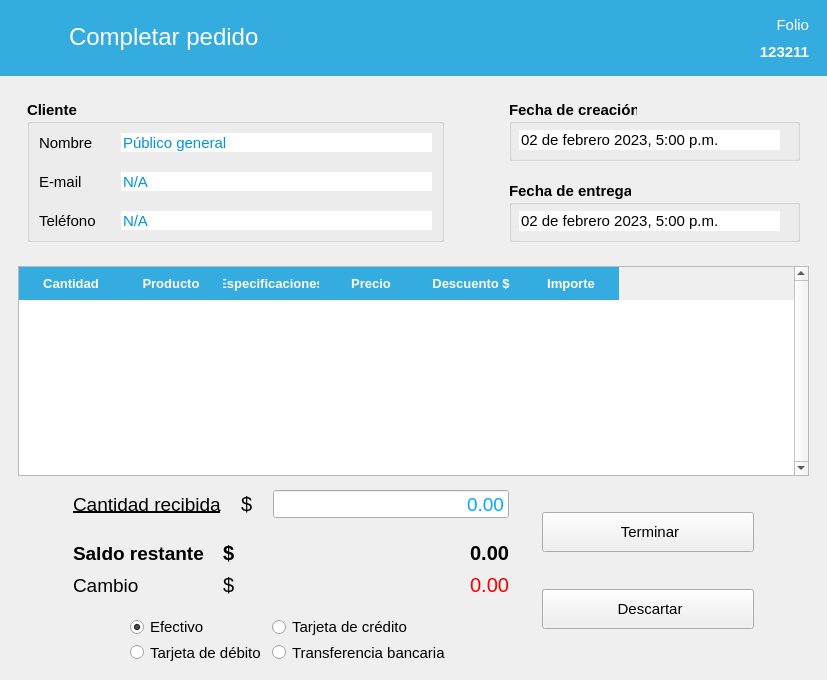
<?xml version="1.0" encoding="UTF-8"?>
<ui version="4.0">
 <class>TerminarVenta</class>
 <widget class="QMainWindow" name="TerminarVenta">
  <property name="windowModality">
   <enum>Qt::ApplicationModal</enum>
  </property>
  <property name="geometry">
   <rect>
    <x>0</x>
    <y>0</y>
    <width>827</width>
    <height>680</height>
   </rect>
  </property>
  <property name="minimumSize">
   <size>
    <width>0</width>
    <height>680</height>
   </size>
  </property>
  <property name="windowTitle">
   <string>Resumen de venta</string>
  </property>
  <property name="windowIcon">
   <iconset resource="../../resources.qrc">
    <normaloff>:/img/icon.ico</normaloff>:/img/icon.ico</iconset>
  </property>
  <widget class="QWidget" name="centralwidget">
   <layout class="QVBoxLayout" name="verticalLayout">
    <property name="leftMargin">
     <number>0</number>
    </property>
    <property name="topMargin">
     <number>0</number>
    </property>
    <property name="rightMargin">
     <number>0</number>
    </property>
    <item alignment="Qt::AlignTop">
     <widget class="QFrame" name="frame">
      <property name="font">
       <font>
        <family>Segoe UI</family>
       </font>
      </property>
      <property name="styleSheet">
       <string notr="true">QFrame { background-color: rgb(52, 172, 224); }</string>
      </property>
      <property name="frameShadow">
       <enum>QFrame::Raised</enum>
      </property>
      <layout class="QHBoxLayout" name="horizontalLayout">
       <property name="topMargin">
        <number>5</number>
       </property>
       <property name="bottomMargin">
        <number>5</number>
       </property>
       <item alignment="Qt::AlignLeft|Qt::AlignTop">
        <widget class="QFrame" name="frame_5">
         <property name="font">
          <font>
           <family>Segoe UI</family>
          </font>
         </property>
         <property name="frameShadow">
          <enum>QFrame::Raised</enum>
         </property>
         <layout class="QHBoxLayout" name="horizontalLayout_2">
          <item>
           <widget class="QLabel" name="label">
            <property name="minimumSize">
             <size>
              <width>45</width>
              <height>45</height>
             </size>
            </property>
            <property name="font">
             <font>
              <family>Segoe UI</family>
              <pointsize>18</pointsize>
             </font>
            </property>
            <property name="styleSheet">
             <string notr="true">image: url(:/img/resources/images/shopping-cart.png);</string>
            </property>
            <property name="text">
             <string/>
            </property>
           </widget>
          </item>
          <item>
           <widget class="QLabel" name="label_17">
            <property name="minimumSize">
             <size>
              <width>211</width>
              <height>41</height>
             </size>
            </property>
            <property name="font">
             <font>
              <family>Segoe UI</family>
              <pointsize>18</pointsize>
             </font>
            </property>
            <property name="styleSheet">
             <string notr="true">color: rgb(255, 255, 255);</string>
            </property>
            <property name="text">
             <string>Completar pedido</string>
            </property>
           </widget>
          </item>
         </layout>
        </widget>
       </item>
       <item alignment="Qt::AlignRight|Qt::AlignTop">
        <widget class="QFrame" name="frame_6">
         <property name="font">
          <font>
           <family>Segoe UI</family>
          </font>
         </property>
         <property name="frameShadow">
          <enum>QFrame::Raised</enum>
         </property>
         <layout class="QVBoxLayout" name="verticalLayout_2">
          <item>
           <widget class="QLabel" name="label_5">
            <property name="minimumSize">
             <size>
              <width>41</width>
              <height>21</height>
             </size>
            </property>
            <property name="font">
             <font>
              <family>Segoe UI</family>
              <pointsize>11</pointsize>
             </font>
            </property>
            <property name="styleSheet">
             <string notr="true">color: rgb(255, 255, 255);</string>
            </property>
            <property name="text">
             <string>Folio</string>
            </property>
            <property name="alignment">
             <set>Qt::AlignRight|Qt::AlignTrailing|Qt::AlignVCenter</set>
            </property>
           </widget>
          </item>
          <item>
           <widget class="QLabel" name="lbFolio">
            <property name="minimumSize">
             <size>
              <width>61</width>
              <height>21</height>
             </size>
            </property>
            <property name="font">
             <font>
              <family>Segoe UI</family>
              <pointsize>11</pointsize>
              <bold>true</bold>
             </font>
            </property>
            <property name="styleSheet">
             <string notr="true">color: rgb(255, 255, 255);</string>
            </property>
            <property name="text">
             <string>123211</string>
            </property>
            <property name="alignment">
             <set>Qt::AlignRight|Qt::AlignTrailing|Qt::AlignVCenter</set>
            </property>
           </widget>
          </item>
         </layout>
        </widget>
       </item>
      </layout>
     </widget>
    </item>
    <item alignment="Qt::AlignTop">
     <widget class="QFrame" name="frame_2">
      <property name="font">
       <font>
        <family>Segoe UI</family>
       </font>
      </property>
      <property name="frameShadow">
       <enum>QFrame::Raised</enum>
      </property>
      <layout class="QHBoxLayout" name="horizontalLayout_3">
       <property name="leftMargin">
        <number>18</number>
       </property>
       <property name="rightMargin">
        <number>18</number>
       </property>
       <item alignment="Qt::AlignTop">
        <widget class="QFrame" name="frame_7">
         <property name="font">
          <font>
           <family>Segoe UI</family>
          </font>
         </property>
         <property name="frameShadow">
          <enum>QFrame::Raised</enum>
         </property>
         <layout class="QHBoxLayout" name="horizontalLayout_5">
          <property name="rightMargin">
           <number>50</number>
          </property>
          <item>
           <widget class="QGroupBox" name="groupBox">
            <property name="minimumSize">
             <size>
              <width>361</width>
              <height>131</height>
             </size>
            </property>
            <property name="font">
             <font>
              <family>Segoe UI</family>
              <pointsize>11</pointsize>
              <bold>true</bold>
             </font>
            </property>
            <property name="title">
             <string>Cliente</string>
            </property>
            <property name="flat">
             <bool>true</bool>
            </property>
            <layout class="QGridLayout" name="gridLayout">
             <property name="horizontalSpacing">
              <number>25</number>
             </property>
             <property name="verticalSpacing">
              <number>20</number>
             </property>
             <item row="0" column="0">
              <widget class="QLabel" name="label_6">
               <property name="font">
                <font>
                 <family>Segoe UI</family>
                 <pointsize>11</pointsize>
                 <bold>false</bold>
                </font>
               </property>
               <property name="text">
                <string>Nombre</string>
               </property>
              </widget>
             </item>
             <item row="0" column="1">
              <widget class="QLineEdit" name="txtCliente">
               <property name="font">
                <font>
                 <family>Segoe UI</family>
                 <pointsize>11</pointsize>
                 <italic>false</italic>
                 <bold>false</bold>
                </font>
               </property>
               <property name="styleSheet">
                <string notr="true">color: rgb(0, 147, 220);</string>
               </property>
               <property name="text">
                <string>Público general</string>
               </property>
               <property name="frame">
                <bool>false</bool>
               </property>
               <property name="readOnly">
                <bool>true</bool>
               </property>
               <property name="clearButtonEnabled">
                <bool>false</bool>
               </property>
              </widget>
             </item>
             <item row="1" column="0">
              <widget class="QLabel" name="label_7">
               <property name="font">
                <font>
                 <family>Segoe UI</family>
                 <pointsize>11</pointsize>
                 <bold>false</bold>
                </font>
               </property>
               <property name="text">
                <string>E-mail</string>
               </property>
              </widget>
             </item>
             <item row="1" column="1">
              <widget class="QLineEdit" name="txtCorreo">
               <property name="font">
                <font>
                 <family>Segoe UI</family>
                 <pointsize>11</pointsize>
                 <bold>false</bold>
                </font>
               </property>
               <property name="styleSheet">
                <string notr="true">color: rgb(0, 147, 220);</string>
               </property>
               <property name="text">
                <string>N/A</string>
               </property>
               <property name="frame">
                <bool>false</bool>
               </property>
               <property name="readOnly">
                <bool>true</bool>
               </property>
               <property name="clearButtonEnabled">
                <bool>false</bool>
               </property>
              </widget>
             </item>
             <item row="2" column="0">
              <widget class="QLabel" name="label_8">
               <property name="font">
                <font>
                 <family>Segoe UI</family>
                 <pointsize>11</pointsize>
                 <bold>false</bold>
                </font>
               </property>
               <property name="text">
                <string>Teléfono</string>
               </property>
              </widget>
             </item>
             <item row="2" column="1">
              <widget class="QLineEdit" name="txtTelefono">
               <property name="font">
                <font>
                 <family>Segoe UI</family>
                 <pointsize>11</pointsize>
                 <bold>false</bold>
                </font>
               </property>
               <property name="styleSheet">
                <string notr="true">color: rgb(0, 147, 220);</string>
               </property>
               <property name="text">
                <string>N/A</string>
               </property>
               <property name="frame">
                <bool>false</bool>
               </property>
               <property name="readOnly">
                <bool>true</bool>
               </property>
               <property name="clearButtonEnabled">
                <bool>false</bool>
               </property>
              </widget>
             </item>
            </layout>
           </widget>
          </item>
         </layout>
        </widget>
       </item>
       <item alignment="Qt::AlignRight|Qt::AlignTop">
        <widget class="QFrame" name="frame_8">
         <property name="font">
          <font>
           <family>Segoe UI</family>
          </font>
         </property>
         <property name="frameShadow">
          <enum>QFrame::Raised</enum>
         </property>
         <layout class="QVBoxLayout" name="verticalLayout_4">
          <property name="spacing">
           <number>20</number>
          </property>
          <item>
           <widget class="QGroupBox" name="groupBox_2">
            <property name="minimumSize">
             <size>
              <width>291</width>
              <height>61</height>
             </size>
            </property>
            <property name="font">
             <font>
              <family>Segoe UI</family>
              <pointsize>11</pointsize>
              <bold>true</bold>
             </font>
            </property>
            <property name="title">
             <string>Fecha de creación</string>
            </property>
            <property name="flat">
             <bool>true</bool>
            </property>
            <widget class="QLineEdit" name="txtCreacion">
             <property name="geometry">
              <rect>
               <x>10</x>
               <y>30</y>
               <width>261</width>
               <height>20</height>
              </rect>
             </property>
             <property name="font">
              <font>
               <family>Segoe UI</family>
               <pointsize>11</pointsize>
               <bold>false</bold>
              </font>
             </property>
             <property name="styleSheet">
              <string notr="true"/>
             </property>
             <property name="text">
              <string>02 de febrero 2023, 5:00 p.m.</string>
             </property>
             <property name="frame">
              <bool>false</bool>
             </property>
             <property name="readOnly">
              <bool>true</bool>
             </property>
             <property name="clearButtonEnabled">
              <bool>false</bool>
             </property>
            </widget>
           </widget>
          </item>
          <item>
           <widget class="QGroupBox" name="boxFechaEntrega">
            <property name="minimumSize">
             <size>
              <width>291</width>
              <height>61</height>
             </size>
            </property>
            <property name="font">
             <font>
              <family>Segoe UI</family>
              <pointsize>11</pointsize>
              <bold>true</bold>
             </font>
            </property>
            <property name="title">
             <string>Fecha de entrega</string>
            </property>
            <property name="flat">
             <bool>true</bool>
            </property>
            <widget class="QLineEdit" name="txtEntrega">
             <property name="geometry">
              <rect>
               <x>10</x>
               <y>30</y>
               <width>261</width>
               <height>20</height>
              </rect>
             </property>
             <property name="font">
              <font>
               <family>Segoe UI</family>
               <pointsize>11</pointsize>
               <bold>false</bold>
              </font>
             </property>
             <property name="styleSheet">
              <string notr="true"/>
             </property>
             <property name="text">
              <string>02 de febrero 2023, 5:00 p.m.</string>
             </property>
             <property name="frame">
              <bool>false</bool>
             </property>
             <property name="readOnly">
              <bool>true</bool>
             </property>
             <property name="clearButtonEnabled">
              <bool>false</bool>
             </property>
            </widget>
           </widget>
          </item>
         </layout>
        </widget>
       </item>
      </layout>
     </widget>
    </item>
    <item>
     <widget class="QFrame" name="frame_3">
      <property name="sizePolicy">
       <sizepolicy hsizetype="Expanding" vsizetype="Expanding">
        <horstretch>0</horstretch>
        <verstretch>0</verstretch>
       </sizepolicy>
      </property>
      <property name="minimumSize">
       <size>
        <width>0</width>
        <height>210</height>
       </size>
      </property>
      <property name="font">
       <font>
        <family>Segoe UI</family>
       </font>
      </property>
      <property name="frameShadow">
       <enum>QFrame::Raised</enum>
      </property>
      <layout class="QHBoxLayout" name="horizontalLayout_8">
       <property name="leftMargin">
        <number>18</number>
       </property>
       <property name="topMargin">
        <number>0</number>
       </property>
       <property name="rightMargin">
        <number>18</number>
       </property>
       <property name="bottomMargin">
        <number>0</number>
       </property>
       <item>
        <widget class="QTableWidget" name="tabla_productos">
         <property name="minimumSize">
          <size>
           <width>791</width>
           <height>210</height>
          </size>
         </property>
         <property name="font">
          <font>
           <family>Segoe UI</family>
           <pointsize>10</pointsize>
          </font>
         </property>
         <property name="styleSheet">
          <string notr="true">QHeaderView::section {
	font: bold 10pt;
	color: rgb(255, 255, 255);
	background-color: rgb(52, 172, 224);
    border: 0px;

	padding-left: 4px;
	padding-top: 7px;
	padding-bottom: 7px;
}

QTableWidget {
	alternate-background-color: rgb(240, 240, 240);
}</string>
         </property>
         <property name="verticalScrollBarPolicy">
          <enum>Qt::ScrollBarAlwaysOn</enum>
         </property>
         <property name="editTriggers">
          <set>QAbstractItemView::NoEditTriggers</set>
         </property>
         <property name="alternatingRowColors">
          <bool>true</bool>
         </property>
         <property name="selectionMode">
          <enum>QAbstractItemView::NoSelection</enum>
         </property>
         <property name="showGrid">
          <bool>false</bool>
         </property>
         <attribute name="horizontalHeaderMinimumSectionSize">
          <number>80</number>
         </attribute>
         <attribute name="verticalHeaderVisible">
          <bool>false</bool>
         </attribute>
         <column>
          <property name="text">
           <string>Cantidad</string>
          </property>
         </column>
         <column>
          <property name="text">
           <string>Producto</string>
          </property>
         </column>
         <column>
          <property name="text">
           <string>Especificaciones</string>
          </property>
         </column>
         <column>
          <property name="text">
           <string>Precio</string>
          </property>
         </column>
         <column>
          <property name="text">
           <string>Descuento $</string>
          </property>
         </column>
         <column>
          <property name="text">
           <string>Importe</string>
          </property>
         </column>
        </widget>
       </item>
      </layout>
     </widget>
    </item>
    <item>
     <widget class="QFrame" name="frame_4">
      <property name="font">
       <font>
        <family>Segoe UI</family>
       </font>
      </property>
      <property name="frameShadow">
       <enum>QFrame::Raised</enum>
      </property>
      <layout class="QHBoxLayout" name="horizontalLayout_4">
       <property name="leftMargin">
        <number>55</number>
       </property>
       <property name="topMargin">
        <number>0</number>
       </property>
       <property name="rightMargin">
        <number>64</number>
       </property>
       <property name="bottomMargin">
        <number>0</number>
       </property>
       <item>
        <widget class="QFrame" name="frame_11">
         <property name="font">
          <font>
           <family>Segoe UI</family>
          </font>
         </property>
         <property name="frameShadow">
          <enum>QFrame::Raised</enum>
         </property>
         <layout class="QVBoxLayout" name="verticalLayout_3">
          <property name="bottomMargin">
           <number>0</number>
          </property>
          <item>
           <widget class="QFrame" name="frame_14">
            <property name="font">
             <font>
              <family>Segoe UI</family>
             </font>
            </property>
            <property name="frameShadow">
             <enum>QFrame::Raised</enum>
            </property>
            <layout class="QHBoxLayout" name="horizontalLayout_7">
             <property name="spacing">
              <number>20</number>
             </property>
             <property name="bottomMargin">
              <number>15</number>
             </property>
             <item>
              <widget class="QLabel" name="label_13">
               <property name="font">
                <font>
                 <family>Segoe UI</family>
                 <pointsize>14</pointsize>
                 <bold>false</bold>
                 <underline>true</underline>
                </font>
               </property>
               <property name="text">
                <string>Cantidad recibida</string>
               </property>
              </widget>
             </item>
             <item alignment="Qt::AlignLeft">
              <widget class="QLabel" name="label_19">
               <property name="font">
                <font>
                 <family>Segoe UI</family>
                 <pointsize>15</pointsize>
                </font>
               </property>
               <property name="text">
                <string>$</string>
               </property>
              </widget>
             </item>
             <item>
              <widget class="QLineEdit" name="txtPago">
               <property name="minimumSize">
                <size>
                 <width>200</width>
                 <height>28</height>
                </size>
               </property>
               <property name="font">
                <font>
                 <family>Segoe UI</family>
                 <pointsize>14</pointsize>
                </font>
               </property>
               <property name="styleSheet">
                <string notr="true">color: rgb(0, 170, 255)</string>
               </property>
               <property name="text">
                <string>0.00</string>
               </property>
               <property name="alignment">
                <set>Qt::AlignRight|Qt::AlignTrailing|Qt::AlignVCenter</set>
               </property>
              </widget>
             </item>
            </layout>
           </widget>
          </item>
          <item>
           <widget class="QFrame" name="frame_15">
            <property name="font">
             <font>
              <family>Segoe UI</family>
             </font>
            </property>
            <property name="frameShadow">
             <enum>QFrame::Raised</enum>
            </property>
            <layout class="QGridLayout" name="gridLayout_4">
             <property name="topMargin">
              <number>0</number>
             </property>
             <property name="bottomMargin">
              <number>12</number>
             </property>
             <property name="horizontalSpacing">
              <number>15</number>
             </property>
             <property name="verticalSpacing">
              <number>12</number>
             </property>
             <item row="0" column="0">
              <widget class="QLabel" name="label_20">
               <property name="minimumSize">
                <size>
                 <width>0</width>
                 <height>28</height>
                </size>
               </property>
               <property name="font">
                <font>
                 <family>Segoe UI</family>
                 <pointsize>14</pointsize>
                 <bold>true</bold>
                </font>
               </property>
               <property name="text">
                <string>Saldo restante</string>
               </property>
              </widget>
             </item>
             <item row="0" column="1">
              <widget class="QLabel" name="label_24">
               <property name="minimumSize">
                <size>
                 <width>0</width>
                 <height>28</height>
                </size>
               </property>
               <property name="font">
                <font>
                 <family>Segoe UI</family>
                 <pointsize>15</pointsize>
                 <bold>true</bold>
                </font>
               </property>
               <property name="text">
                <string>$</string>
               </property>
              </widget>
             </item>
             <item row="1" column="0">
              <widget class="QLabel" name="label_26">
               <property name="minimumSize">
                <size>
                 <width>0</width>
                 <height>28</height>
                </size>
               </property>
               <property name="font">
                <font>
                 <family>Segoe UI</family>
                 <pointsize>14</pointsize>
                </font>
               </property>
               <property name="text">
                <string>Cambio</string>
               </property>
              </widget>
             </item>
             <item row="1" column="2">
              <widget class="QLabel" name="lbCambio">
               <property name="minimumSize">
                <size>
                 <width>0</width>
                 <height>28</height>
                </size>
               </property>
               <property name="font">
                <font>
                 <family>Segoe UI</family>
                 <pointsize>15</pointsize>
                </font>
               </property>
               <property name="styleSheet">
                <string notr="true">color: rgb(249, 0, 0);</string>
               </property>
               <property name="text">
                <string>0.00</string>
               </property>
               <property name="alignment">
                <set>Qt::AlignRight|Qt::AlignTrailing|Qt::AlignVCenter</set>
               </property>
              </widget>
             </item>
             <item row="1" column="1">
              <widget class="QLabel" name="label_25">
               <property name="minimumSize">
                <size>
                 <width>0</width>
                 <height>28</height>
                </size>
               </property>
               <property name="font">
                <font>
                 <family>Segoe UI</family>
                 <pointsize>15</pointsize>
                </font>
               </property>
               <property name="text">
                <string>$</string>
               </property>
              </widget>
             </item>
             <item row="0" column="2">
              <widget class="QLabel" name="lbSaldo">
               <property name="minimumSize">
                <size>
                 <width>0</width>
                 <height>28</height>
                </size>
               </property>
               <property name="font">
                <font>
                 <family>Segoe UI</family>
                 <pointsize>15</pointsize>
                 <bold>true</bold>
                </font>
               </property>
               <property name="text">
                <string>0.00</string>
               </property>
               <property name="alignment">
                <set>Qt::AlignRight|Qt::AlignTrailing|Qt::AlignVCenter</set>
               </property>
              </widget>
             </item>
            </layout>
           </widget>
          </item>
          <item alignment="Qt::AlignHCenter">
           <widget class="QFrame" name="frame_9">
            <property name="font">
             <font>
              <family>Segoe UI</family>
             </font>
            </property>
            <layout class="QGridLayout" name="gridLayout_2">
             <item row="0" column="0">
              <widget class="QRadioButton" name="radioButton">
               <property name="minimumSize">
                <size>
                 <width>40</width>
                 <height>0</height>
                </size>
               </property>
               <property name="font">
                <font>
                 <family>Segoe UI</family>
                 <pointsize>11</pointsize>
                </font>
               </property>
               <property name="text">
                <string>Efectivo</string>
               </property>
               <property name="checked">
                <bool>true</bool>
               </property>
               <attribute name="buttonGroup">
                <string notr="true">groupMetodo</string>
               </attribute>
              </widget>
             </item>
             <item row="0" column="1">
              <widget class="QRadioButton" name="radioButton_2">
               <property name="minimumSize">
                <size>
                 <width>40</width>
                 <height>0</height>
                </size>
               </property>
               <property name="font">
                <font>
                 <family>Segoe UI</family>
                 <pointsize>11</pointsize>
                </font>
               </property>
               <property name="text">
                <string>Tarjeta de crédito</string>
               </property>
               <attribute name="buttonGroup">
                <string notr="true">groupMetodo</string>
               </attribute>
              </widget>
             </item>
             <item row="1" column="0">
              <widget class="QRadioButton" name="radioButton_4">
               <property name="minimumSize">
                <size>
                 <width>40</width>
                 <height>0</height>
                </size>
               </property>
               <property name="font">
                <font>
                 <family>Segoe UI</family>
                 <pointsize>11</pointsize>
                </font>
               </property>
               <property name="text">
                <string>Tarjeta de débito</string>
               </property>
               <attribute name="buttonGroup">
                <string notr="true">groupMetodo</string>
               </attribute>
              </widget>
             </item>
             <item row="1" column="1">
              <widget class="QRadioButton" name="radioButton_3">
               <property name="minimumSize">
                <size>
                 <width>40</width>
                 <height>0</height>
                </size>
               </property>
               <property name="font">
                <font>
                 <family>Segoe UI</family>
                 <pointsize>11</pointsize>
                </font>
               </property>
               <property name="text">
                <string>Transferencia bancaria</string>
               </property>
               <attribute name="buttonGroup">
                <string notr="true">groupMetodo</string>
               </attribute>
              </widget>
             </item>
            </layout>
           </widget>
          </item>
         </layout>
        </widget>
       </item>
       <item>
        <widget class="QFrame" name="frame_16">
         <property name="minimumSize">
          <size>
           <width>230</width>
           <height>0</height>
          </size>
         </property>
         <property name="font">
          <font>
           <family>Segoe UI</family>
          </font>
         </property>
         <property name="frameShadow">
          <enum>QFrame::Raised</enum>
         </property>
         <layout class="QVBoxLayout" name="verticalLayout_8">
          <item>
           <widget class="QPushButton" name="btListo">
            <property name="minimumSize">
             <size>
              <width>130</width>
              <height>40</height>
             </size>
            </property>
            <property name="font">
             <font>
              <family>Segoe UI</family>
              <pointsize>11</pointsize>
             </font>
            </property>
            <property name="text">
             <string> Terminar</string>
            </property>
            <property name="icon">
             <iconset resource="../../resources.qrc">
              <normaloff>:/img/resources/images/accept.png</normaloff>:/img/resources/images/accept.png</iconset>
            </property>
            <property name="iconSize">
             <size>
              <width>25</width>
              <height>25</height>
             </size>
            </property>
           </widget>
          </item>
          <item>
           <widget class="QPushButton" name="btCancelar">
            <property name="minimumSize">
             <size>
              <width>130</width>
              <height>40</height>
             </size>
            </property>
            <property name="font">
             <font>
              <family>Segoe UI</family>
              <pointsize>11</pointsize>
             </font>
            </property>
            <property name="text">
             <string> Descartar</string>
            </property>
            <property name="icon">
             <iconset resource="../../resources.qrc">
              <normaloff>:/img/resources/images/cancel.png</normaloff>:/img/resources/images/cancel.png</iconset>
            </property>
            <property name="iconSize">
             <size>
              <width>25</width>
              <height>25</height>
             </size>
            </property>
           </widget>
          </item>
         </layout>
        </widget>
       </item>
      </layout>
     </widget>
    </item>
   </layout>
  </widget>
 </widget>
 <resources>
  <include location="../../resources.qrc"/>
 </resources>
 <connections/>
 <buttongroups>
  <buttongroup name="groupMetodo"/>
 </buttongroups>
</ui>
